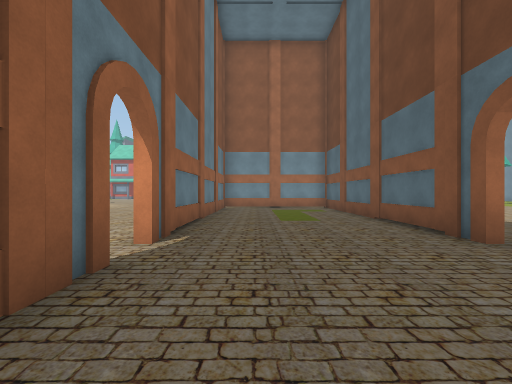
View 1 (above)

21 first-person views from a walk through a 3-D level made in the Unity game engine. The camera is 1.4 m above the floor, looks level and sees 90° across. The floor is counted in squares, 2 m on a side. Each view is taken from the middle of a square. On the plan, view 1 faces up. The plan holds only what a view shows up to about 9 squares ahead; the rest is blank. The place goes on beyond the plan. Door leaves are left out, so doorways stand open. Some surface patterns are stand-ins.

View 2
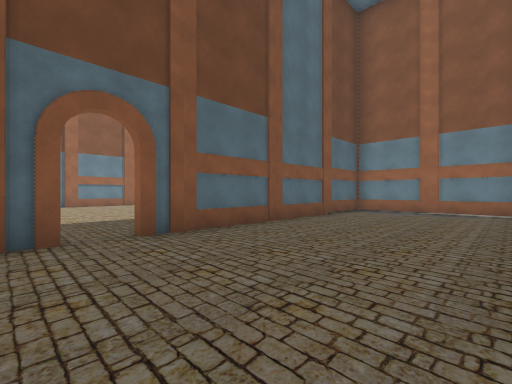

View 3
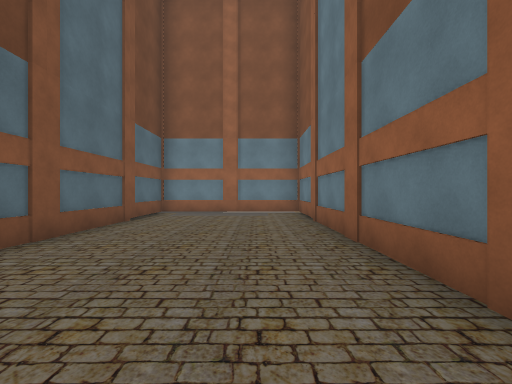

View 4
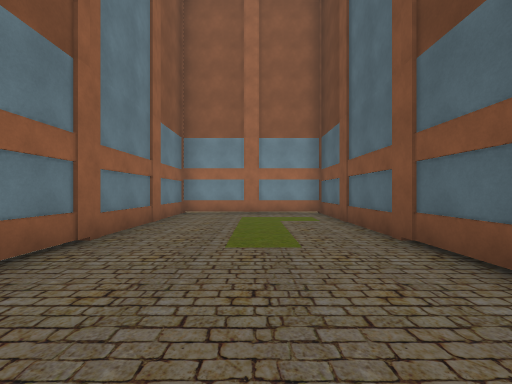

View 5
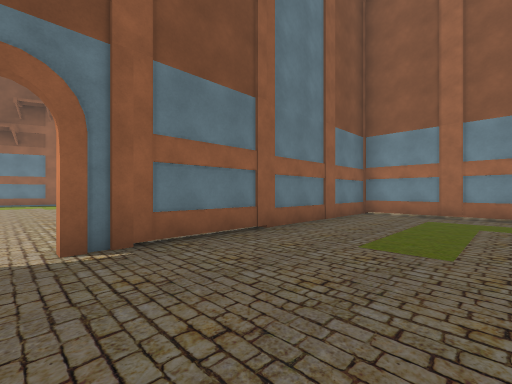

View 6
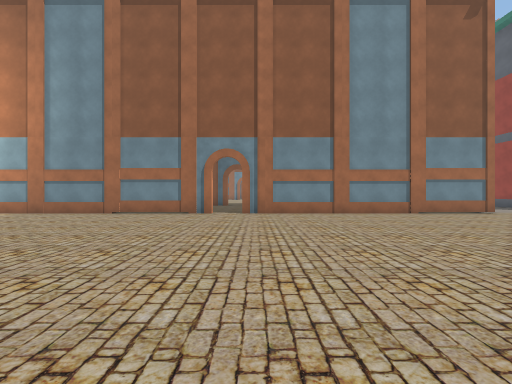

View 7
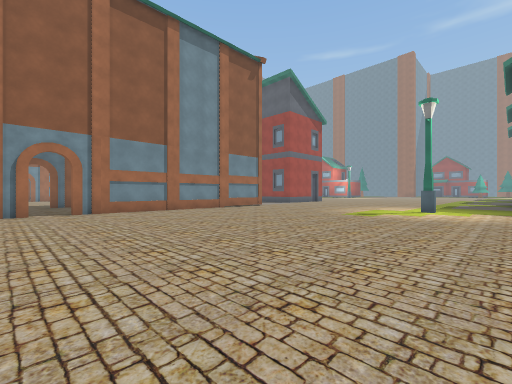

View 8
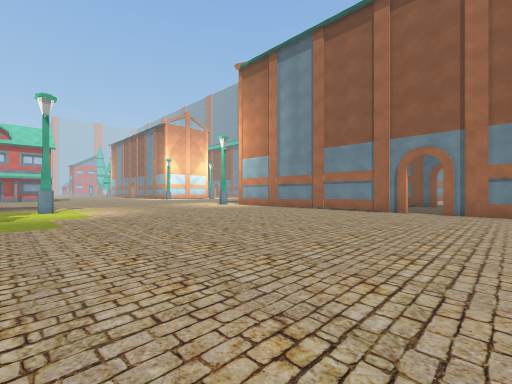

View 9
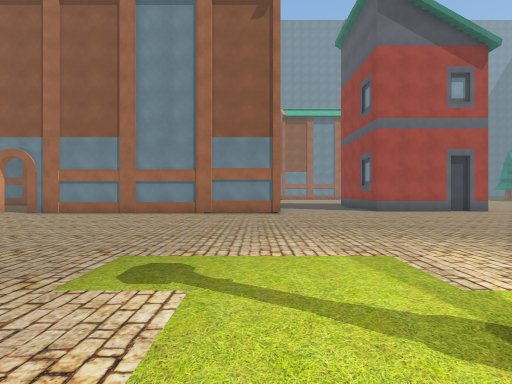

View 10
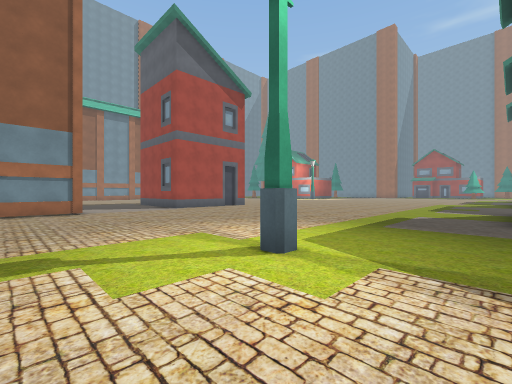

View 11
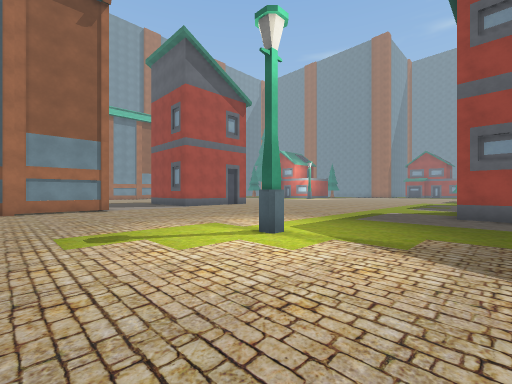

View 12
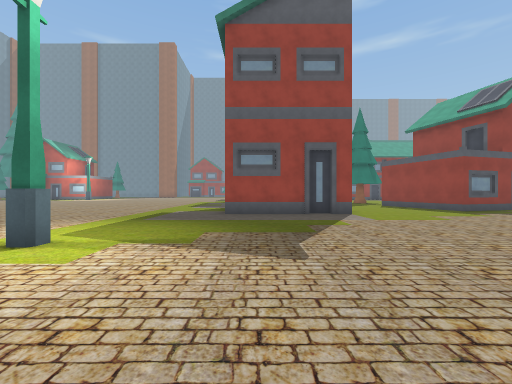

View 13
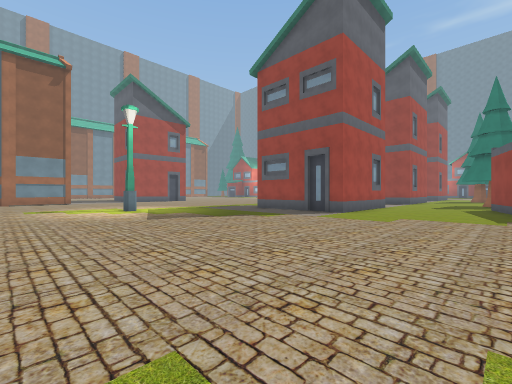

View 14
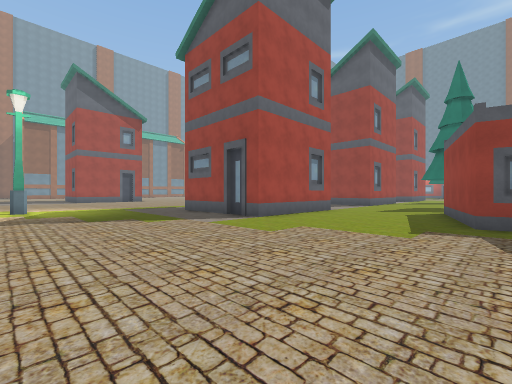

View 15
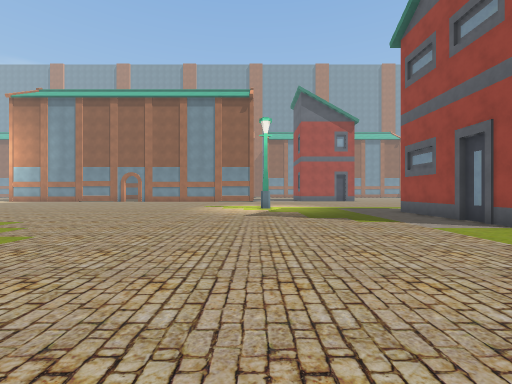

View 16
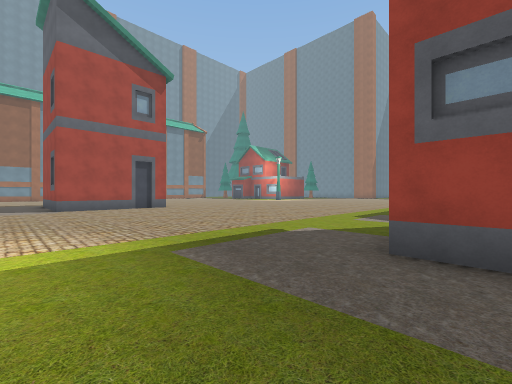

View 17
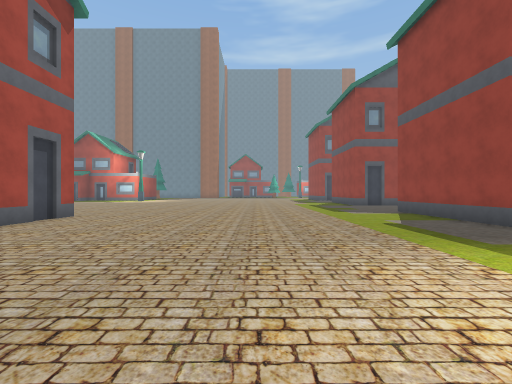

View 18
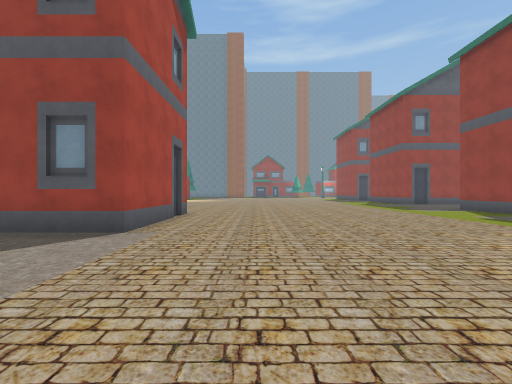

View 19
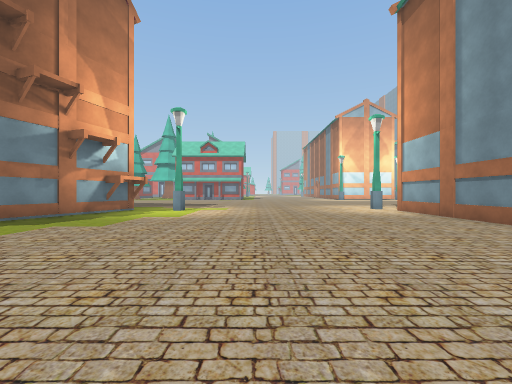

View 20
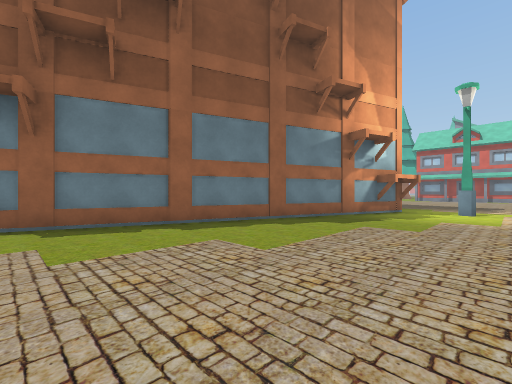

View 21
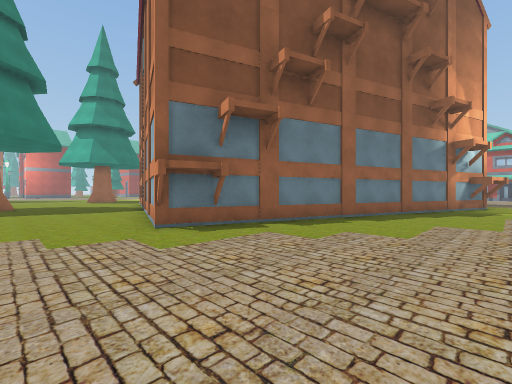

### Floor plan
Key: @ floor where view 1 was taken; # wall or solid block; . floor; D open door; L lantern; H house; O other object.
Columns run from 21 left of view 1 to 9 right of it. Each row starts with its distance up from view 1.
 11          O.........#....#
 10         ##.........#....#
  9         #..........#....#
  8         #..........#....#
  7        ##..........#....#
  6        #...........#....#
  5        #...........#....#
  4       ##...........#....#.
  3       #............DD...D......
  2  #   ##............#....#......
  1 .. ###O............#....#   ...
  0 ...................#.@..#
 -1 ...................#....#
 -2 ...................#....#
 -3   .................#....#
 -4   .................#....#
 -5   .................##...#
 -6  ...........L.......#####
 -7  ....................
 -8  .....................
 -9  ....................H
-10  ....................#
-11  .....#####..........
-12  .....#   #..........
-13 H#....#   #..........
-14  ##...H   #...........
-15   #...    #...........

Positions as (right, up) in squares from view 1, and headings:
1: (0, 0), facing up
2: (-1, 4), facing down-right
3: (0, 3), facing down
4: (1, 3), facing up
5: (2, 3), facing up-left
6: (-10, 2), facing right
7: (-11, 4), facing down-right
8: (-11, 1), facing up-right
9: (-10, -5), facing right
10: (-11, -4), facing down-right
11: (-12, -3), facing down-right
12: (-12, -3), facing down
13: (-19, -3), facing down-right
14: (-20, -6), facing down-right
15: (-20, -6), facing right
16: (-12, -8), facing down-right
17: (-6, -6), facing down
18: (-3, -5), facing down
19: (-7, 2), facing up
20: (-9, 2), facing up-left
21: (-11, -2), facing up-left
